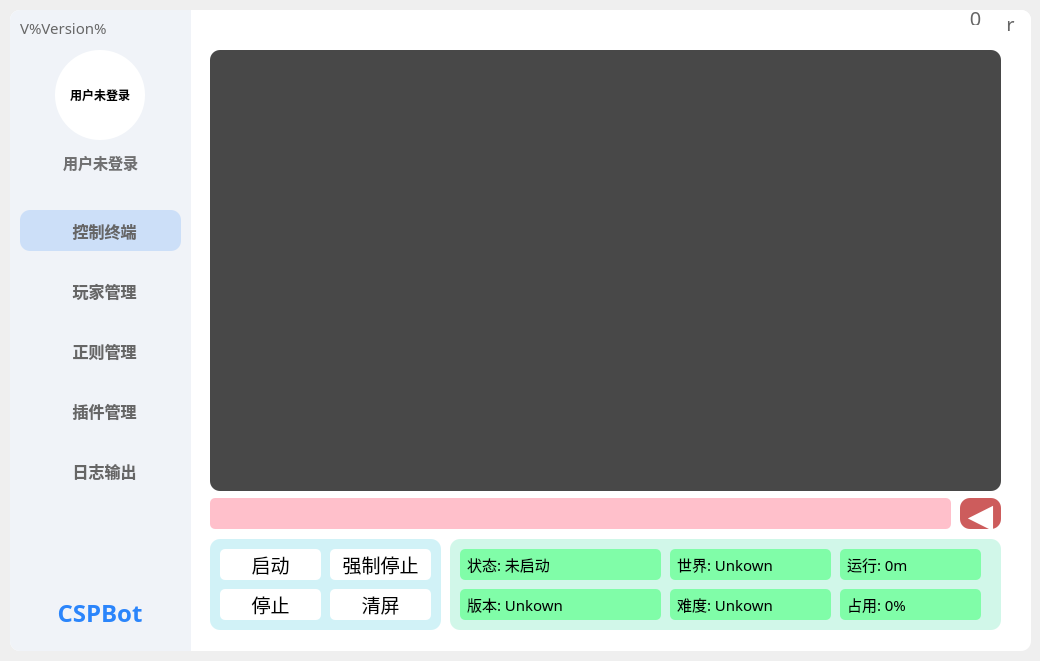
<?xml version="1.0" encoding="UTF-8"?>
<ui version="4.0">
 <class>Form</class>
 <widget class="QWidget" name="Form">
  <property name="geometry">
   <rect>
    <x>0</x>
    <y>0</y>
    <width>1040</width>
    <height>661</height>
   </rect>
  </property>
  <property name="windowTitle">
   <string>Form</string>
  </property>
  <widget class="QWidget" name="background" native="true">
   <property name="geometry">
    <rect>
     <x>10</x>
     <y>10</y>
     <width>1021</width>
     <height>641</height>
    </rect>
   </property>
   <property name="styleSheet">
    <string notr="true">background-color:white;
border-radius:10px</string>
   </property>
   <widget class="QWidget" name="option" native="true">
    <property name="geometry">
     <rect>
      <x>0</x>
      <y>0</y>
      <width>181</width>
      <height>641</height>
     </rect>
    </property>
    <property name="font">
     <font>
      <family>HarmonyOS Sans SC</family>
     </font>
    </property>
    <property name="styleSheet">
     <string notr="true">background-color:#f0f3f8;
border-top-left-radius:10px;
border-top-right-radius:0px;
border-bottom-right-radius:0px;
border-bottom-left-radius:10px;</string>
    </property>
    <widget class="QLabel" name="userImage">
     <property name="geometry">
      <rect>
       <x>45</x>
       <y>40</y>
       <width>90</width>
       <height>90</height>
      </rect>
     </property>
     <property name="font">
      <font>
       <family>HarmonyOS Sans SC</family>
       <weight>75</weight>
       <bold>true</bold>
      </font>
     </property>
     <property name="styleSheet">
      <string notr="true">background-color:white;
border-radius:45px</string>
     </property>
     <property name="text">
      <string>用户未登录</string>
     </property>
     <property name="alignment">
      <set>Qt::AlignCenter</set>
     </property>
    </widget>
    <widget class="QPushButton" name="mainPage">
     <property name="geometry">
      <rect>
       <x>10</x>
       <y>200</y>
       <width>161</width>
       <height>41</height>
      </rect>
     </property>
     <property name="font">
      <font>
       <family>HarmonyOS Sans SC</family>
       <pointsize>12</pointsize>
       <weight>75</weight>
       <bold>true</bold>
      </font>
     </property>
     <property name="styleSheet">
      <string notr="true">/*QPushButton{
	background-color:#f0f3f8;
	color:#666666;
	border-radius:10px;
	qproperty-iconSize: 32px 32px;
}

QPushButton:hover{
	background-color:#e0e6ee;
	border-radius:10px;
}*/;
background-color:#ccdff8;
color:#666666;
border-radius:10px;
qproperty-iconSize: 32px 32px;
</string>
     </property>
     <property name="text">
      <string>  控制终端</string>
     </property>
     <property name="icon">
      <iconset resource="cspbot20.qrc">
       <normaloff>:/icon/Images/主页.svg</normaloff>:/icon/Images/主页.svg</iconset>
     </property>
    </widget>
    <widget class="QLabel" name="user">
     <property name="geometry">
      <rect>
       <x>40</x>
       <y>137</y>
       <width>101</width>
       <height>31</height>
      </rect>
     </property>
     <property name="font">
      <font>
       <family>HarmonyOS Sans SC</family>
       <pointsize>11</pointsize>
       <weight>75</weight>
       <bold>true</bold>
      </font>
     </property>
     <property name="styleSheet">
      <string notr="true">color:#707071;</string>
     </property>
     <property name="text">
      <string>用户未登录</string>
     </property>
     <property name="alignment">
      <set>Qt::AlignCenter</set>
     </property>
    </widget>
    <widget class="QPushButton" name="playerPage">
     <property name="geometry">
      <rect>
       <x>10</x>
       <y>260</y>
       <width>161</width>
       <height>41</height>
      </rect>
     </property>
     <property name="font">
      <font>
       <family>HarmonyOS Sans SC</family>
       <pointsize>12</pointsize>
       <weight>75</weight>
       <bold>true</bold>
      </font>
     </property>
     <property name="styleSheet">
      <string notr="true">QPushButton{
	background-color:#f0f3f8;
	color:#666666;
	border-radius:10px;
	qproperty-iconSize: 32px 32px;
}

QPushButton:hover{
	background-color:#e0e6ee;
	border-radius:10px;
}
</string>
     </property>
     <property name="text">
      <string>  玩家管理</string>
     </property>
     <property name="icon">
      <iconset resource="cspbot20.qrc">
       <normaloff>:/icon/Images/用户管理.svg</normaloff>:/icon/Images/用户管理.svg</iconset>
     </property>
    </widget>
    <widget class="QPushButton" name="regularPage">
     <property name="geometry">
      <rect>
       <x>10</x>
       <y>320</y>
       <width>161</width>
       <height>41</height>
      </rect>
     </property>
     <property name="font">
      <font>
       <family>HarmonyOS Sans SC</family>
       <pointsize>12</pointsize>
       <weight>75</weight>
       <bold>true</bold>
      </font>
     </property>
     <property name="styleSheet">
      <string notr="true">QPushButton{
	background-color:#f0f3f8;
	color:#666666;
	border-radius:10px;
	qproperty-iconSize: 32px 32px;
}

QPushButton:hover{
	background-color:#e0e6ee;
	border-radius:10px;
}
</string>
     </property>
     <property name="text">
      <string>  正则管理</string>
     </property>
     <property name="icon">
      <iconset resource="cspbot20.qrc">
       <normaloff>:/icon/Images/正则式.svg</normaloff>:/icon/Images/正则式.svg</iconset>
     </property>
    </widget>
    <widget class="QPushButton" name="pluginPage">
     <property name="geometry">
      <rect>
       <x>10</x>
       <y>380</y>
       <width>161</width>
       <height>41</height>
      </rect>
     </property>
     <property name="font">
      <font>
       <family>HarmonyOS Sans SC</family>
       <pointsize>12</pointsize>
       <weight>75</weight>
       <bold>true</bold>
      </font>
     </property>
     <property name="styleSheet">
      <string notr="true">QPushButton{
	background-color:#f0f3f8;
	color:#666666;
	border-radius:10px;
	qproperty-iconSize: 32px 32px;
}

QPushButton:hover{
	background-color:#e0e6ee;
	border-radius:10px;
}
</string>
     </property>
     <property name="text">
      <string>  插件管理</string>
     </property>
     <property name="icon">
      <iconset resource="cspbot20.qrc">
       <normaloff>:/icon/Images/插件.svg</normaloff>:/icon/Images/插件.svg</iconset>
     </property>
    </widget>
    <widget class="QPushButton" name="logPage">
     <property name="geometry">
      <rect>
       <x>10</x>
       <y>440</y>
       <width>161</width>
       <height>41</height>
      </rect>
     </property>
     <property name="font">
      <font>
       <family>HarmonyOS Sans SC</family>
       <pointsize>12</pointsize>
       <weight>75</weight>
       <bold>true</bold>
      </font>
     </property>
     <property name="styleSheet">
      <string notr="true">QPushButton{
	background-color:#f0f3f8;
	color:#666666;
	border-radius:10px;
	qproperty-iconSize: 32px 32px;
}

QPushButton:hover{
	background-color:#e0e6ee;
	border-radius:10px;
}
</string>
     </property>
     <property name="text">
      <string>  日志输出</string>
     </property>
     <property name="icon">
      <iconset resource="cspbot20.qrc">
       <normaloff>:/icon/Images/文本.svg</normaloff>:/icon/Images/文本.svg</iconset>
     </property>
    </widget>
    <widget class="QPushButton" name="Icon">
     <property name="geometry">
      <rect>
       <x>10</x>
       <y>580</y>
       <width>160</width>
       <height>46</height>
      </rect>
     </property>
     <property name="font">
      <font>
       <family>HarmonyOS Sans SC</family>
       <pointsize>18</pointsize>
       <weight>75</weight>
       <bold>true</bold>
      </font>
     </property>
     <property name="cursor">
      <cursorShape>ArrowCursor</cursorShape>
     </property>
     <property name="styleSheet">
      <string notr="true">color:#2b85fb;
</string>
     </property>
     <property name="text">
      <string>CSPBot</string>
     </property>
     <property name="icon">
      <iconset resource="cspbot20.qrc">
       <normaloff>:/icon/Images/Main.svg</normaloff>:/icon/Images/Main.svg</iconset>
     </property>
     <property name="iconSize">
      <size>
       <width>55</width>
       <height>55</height>
      </size>
     </property>
    </widget>
    <widget class="QLabel" name="version">
     <property name="geometry">
      <rect>
       <x>10</x>
       <y>10</y>
       <width>91</width>
       <height>16</height>
      </rect>
     </property>
     <property name="font">
      <font>
       <family>HarmonyOS Sans SC</family>
       <pointsize>11</pointsize>
      </font>
     </property>
     <property name="styleSheet">
      <string notr="true">color:#666666;</string>
     </property>
     <property name="text">
      <string>V%Version%</string>
     </property>
    </widget>
   </widget>
   <widget class="QStackedWidget" name="main">
    <property name="geometry">
     <rect>
      <x>190</x>
      <y>30</y>
      <width>820</width>
      <height>600</height>
     </rect>
    </property>
    <property name="font">
     <font>
      <family>HarmonyOS Sans SC</family>
     </font>
    </property>
    <property name="currentIndex">
     <number>0</number>
    </property>
    <widget class="QWidget" name="Control">
     <widget class="QTextEdit" name="ServerLog">
      <property name="geometry">
       <rect>
        <x>10</x>
        <y>10</y>
        <width>791</width>
        <height>441</height>
       </rect>
      </property>
      <property name="font">
       <font>
        <family>HarmonyOS Sans SC</family>
        <pointsize>10</pointsize>
       </font>
      </property>
      <property name="styleSheet">
       <string notr="true">background-color:#484848;
color:white;</string>
      </property>
      <property name="verticalScrollBarPolicy">
       <enum>Qt::ScrollBarAsNeeded</enum>
      </property>
      <property name="readOnly">
       <bool>true</bool>
      </property>
     </widget>
     <widget class="QWidget" name="controlWidget" native="true">
      <property name="geometry">
       <rect>
        <x>10</x>
        <y>499</y>
        <width>231</width>
        <height>91</height>
       </rect>
      </property>
      <property name="styleSheet">
       <string notr="true">border-radius:10px;
background-color:#D1F2F7;</string>
      </property>
      <widget class="QPushButton" name="start">
       <property name="geometry">
        <rect>
         <x>10</x>
         <y>10</y>
         <width>101</width>
         <height>31</height>
        </rect>
       </property>
       <property name="font">
        <font>
         <family>HarmonyOS Sans SC</family>
         <pointsize>14</pointsize>
        </font>
       </property>
       <property name="styleSheet">
        <string notr="true">background-color:white;
border-radius:5px;</string>
       </property>
       <property name="text">
        <string>启动</string>
       </property>
      </widget>
      <widget class="QPushButton" name="stop">
       <property name="geometry">
        <rect>
         <x>10</x>
         <y>50</y>
         <width>101</width>
         <height>31</height>
        </rect>
       </property>
       <property name="font">
        <font>
         <family>HarmonyOS Sans SC</family>
         <pointsize>14</pointsize>
        </font>
       </property>
       <property name="styleSheet">
        <string notr="true">background-color:white;
border-radius:5px;</string>
       </property>
       <property name="text">
        <string>停止</string>
       </property>
      </widget>
      <widget class="QPushButton" name="forceStop">
       <property name="geometry">
        <rect>
         <x>120</x>
         <y>10</y>
         <width>101</width>
         <height>31</height>
        </rect>
       </property>
       <property name="font">
        <font>
         <family>HarmonyOS Sans SC</family>
         <pointsize>14</pointsize>
        </font>
       </property>
       <property name="styleSheet">
        <string notr="true">background-color:white;
border-radius:5px;</string>
       </property>
       <property name="text">
        <string>强制停止</string>
       </property>
      </widget>
      <widget class="QPushButton" name="clear">
       <property name="geometry">
        <rect>
         <x>120</x>
         <y>50</y>
         <width>101</width>
         <height>31</height>
        </rect>
       </property>
       <property name="font">
        <font>
         <family>HarmonyOS Sans SC</family>
         <pointsize>14</pointsize>
        </font>
       </property>
       <property name="styleSheet">
        <string notr="true">background-color:white;
border-radius:5px;</string>
       </property>
       <property name="text">
        <string>清屏</string>
       </property>
      </widget>
     </widget>
     <widget class="QWidget" name="statusWidget" native="true">
      <property name="geometry">
       <rect>
        <x>250</x>
        <y>499</y>
        <width>551</width>
        <height>91</height>
       </rect>
      </property>
      <property name="styleSheet">
       <string notr="true">border-radius:10px;
background-color:#D1F7E9;</string>
      </property>
      <widget class="QLabel" name="ServerStatus">
       <property name="geometry">
        <rect>
         <x>10</x>
         <y>10</y>
         <width>201</width>
         <height>31</height>
        </rect>
       </property>
       <property name="font">
        <font>
         <family>HarmonyOS Sans SC</family>
         <pointsize>11</pointsize>
        </font>
       </property>
       <property name="styleSheet">
        <string notr="true">background-color:#80FDA8;
border-radius:5px;
padding-left:3px;</string>
       </property>
       <property name="text">
        <string>状态: 未启动</string>
       </property>
      </widget>
      <widget class="QLabel" name="ServerVersion">
       <property name="geometry">
        <rect>
         <x>10</x>
         <y>50</y>
         <width>201</width>
         <height>31</height>
        </rect>
       </property>
       <property name="font">
        <font>
         <family>HarmonyOS Sans SC</family>
         <pointsize>11</pointsize>
        </font>
       </property>
       <property name="styleSheet">
        <string notr="true">background-color:#80FDA8;
border-radius:5px;
padding-left:3px;</string>
       </property>
       <property name="text">
        <string>版本: Unkown</string>
       </property>
      </widget>
      <widget class="QLabel" name="ServerDifficult">
       <property name="geometry">
        <rect>
         <x>220</x>
         <y>50</y>
         <width>161</width>
         <height>31</height>
        </rect>
       </property>
       <property name="font">
        <font>
         <family>HarmonyOS Sans SC</family>
         <pointsize>11</pointsize>
        </font>
       </property>
       <property name="styleSheet">
        <string notr="true">background-color:#80FDA8;
border-radius:5px;
padding-left:3px;</string>
       </property>
       <property name="text">
        <string>难度: Unkown</string>
       </property>
      </widget>
      <widget class="QLabel" name="ServerWorld">
       <property name="geometry">
        <rect>
         <x>220</x>
         <y>10</y>
         <width>161</width>
         <height>31</height>
        </rect>
       </property>
       <property name="font">
        <font>
         <family>HarmonyOS Sans SC</family>
         <pointsize>11</pointsize>
        </font>
       </property>
       <property name="styleSheet">
        <string notr="true">background-color:#80FDA8;
border-radius:5px;
padding-left:3px;</string>
       </property>
       <property name="text">
        <string>世界: Unkown</string>
       </property>
      </widget>
      <widget class="QLabel" name="ServerRanTime">
       <property name="geometry">
        <rect>
         <x>390</x>
         <y>10</y>
         <width>141</width>
         <height>31</height>
        </rect>
       </property>
       <property name="font">
        <font>
         <family>HarmonyOS Sans SC</family>
         <pointsize>11</pointsize>
        </font>
       </property>
       <property name="styleSheet">
        <string notr="true">background-color:#80FDA8;
border-radius:5px;
padding-left:3px;</string>
       </property>
       <property name="text">
        <string>运行: 0m</string>
       </property>
      </widget>
      <widget class="QLabel" name="ServerUsed">
       <property name="geometry">
        <rect>
         <x>390</x>
         <y>50</y>
         <width>141</width>
         <height>31</height>
        </rect>
       </property>
       <property name="font">
        <font>
         <family>HarmonyOS Sans SC</family>
         <pointsize>11</pointsize>
        </font>
       </property>
       <property name="styleSheet">
        <string notr="true">background-color:#80FDA8;
border-radius:5px;
padding-left:3px;</string>
       </property>
       <property name="text">
        <string>占用: 0%</string>
       </property>
      </widget>
      <widget class="QPushButton" name="ServerCmd">
       <property name="geometry">
        <rect>
         <x>10</x>
         <y>20</y>
         <width>75</width>
         <height>23</height>
        </rect>
       </property>
       <property name="text">
        <string>PushButton</string>
       </property>
      </widget>
      <zorder>ServerCmd</zorder>
      <zorder>ServerStatus</zorder>
      <zorder>ServerVersion</zorder>
      <zorder>ServerDifficult</zorder>
      <zorder>ServerWorld</zorder>
      <zorder>ServerRanTime</zorder>
      <zorder>ServerUsed</zorder>
     </widget>
     <widget class="QLineEdit" name="inputCmd">
      <property name="geometry">
       <rect>
        <x>10</x>
        <y>458</y>
        <width>741</width>
        <height>31</height>
       </rect>
      </property>
      <property name="font">
       <font>
        <family>HarmonyOS Sans SC</family>
        <pointsize>12</pointsize>
       </font>
      </property>
      <property name="styleSheet">
       <string notr="true">background-color:#FFC0CB;
border-radius:5px;
padding-left:10px;</string>
      </property>
     </widget>
     <widget class="QPushButton" name="runCmd">
      <property name="geometry">
       <rect>
        <x>760</x>
        <y>458</y>
        <width>41</width>
        <height>31</height>
       </rect>
      </property>
      <property name="font">
       <font>
        <family>HarmonyOS Sans SC</family>
        <pointsize>25</pointsize>
        <weight>50</weight>
        <bold>false</bold>
       </font>
      </property>
      <property name="styleSheet">
       <string notr="true">background-color:#CD5C5C;
border-radius:10px;
color:white;</string>
      </property>
      <property name="text">
       <string>◀</string>
      </property>
     </widget>
    </widget>
    <widget class="QWidget" name="Player">
     <widget class="QTableView" name="playerAdmin">
      <property name="geometry">
       <rect>
        <x>10</x>
        <y>5</y>
        <width>791</width>
        <height>541</height>
       </rect>
      </property>
      <property name="font">
       <font>
        <family>HarmonyOS Sans SC</family>
        <pointsize>11</pointsize>
       </font>
      </property>
      <property name="styleSheet">
       <string notr="true">QTableView QTableCornerButton::section {
    color: white;
    background-color: rgb(64, 64, 64);
    border: 0px;
    border-radius:10px;
    border-color: rgb(64, 64, 64);
 }

 QTableView {
    color: black;
    gridline-color: black;
    background-color: rgb(255, 255, 255);
	alternate-background-color: rgb(233, 248, 254);
    selection-color: black;
    selection-background-color: #ccdff8;
    border-radius: 10px;
    padding: 4px 4px;	
}

QHeaderView {
    color: white;
    background-color: rgba(255, 170,0,90);
    border-radius:10px 10px 0 0;
    min-height:40px;
}

QHeaderView::section {
    color: white;
    background-color: rgba(255, 170, 0,90);;
    border-radius:10px;
} </string>
      </property>
     </widget>
    </widget>
    <widget class="QWidget" name="Regular">
     <widget class="QTableView" name="regularAdmin">
      <property name="geometry">
       <rect>
        <x>10</x>
        <y>5</y>
        <width>791</width>
        <height>531</height>
       </rect>
      </property>
      <property name="font">
       <font>
        <family>HarmonyOS Sans SC</family>
        <pointsize>11</pointsize>
       </font>
      </property>
      <property name="styleSheet">
       <string notr="true">QTableView QTableCornerButton::section {
    color: white;
    background-color: rgb(64, 64, 64);
    border: 0px;
    border-radius:10px;
    border-color: rgb(64, 64, 64);
 }

 QTableView {
    color: black;
    gridline-color: black;
    background-color: rgb(255, 255, 255);
	alternate-background-color: rgb(233, 248, 254);
    selection-color: black;
    selection-background-color: #ccdff8;
    border-radius: 10px;
    padding: 4px 4px;	
}

QHeaderView {
    color: white;
    background-color: rgba(255, 170,0,90);
    border-radius:10px 10px 0 0;
    min-height:40px;
}

QHeaderView::section {
    color: white;
    background-color: rgba(255, 170, 0,90);;
    border-radius:10px;
} </string>
      </property>
     </widget>
     <widget class="QPushButton" name="regularNew">
      <property name="geometry">
       <rect>
        <x>20</x>
        <y>555</y>
        <width>91</width>
        <height>31</height>
       </rect>
      </property>
      <property name="font">
       <font>
        <family>HarmonyOS Sans SC</family>
        <pointsize>14</pointsize>
       </font>
      </property>
      <property name="styleSheet">
       <string notr="true">background-color:white;
border-radius:5px;</string>
      </property>
      <property name="text">
       <string>新建</string>
      </property>
     </widget>
     <widget class="QWidget" name="regularWidget" native="true">
      <property name="geometry">
       <rect>
        <x>10</x>
        <y>550</y>
        <width>791</width>
        <height>41</height>
       </rect>
      </property>
      <property name="styleSheet">
       <string notr="true">border-radius:10px;
background-color:#D1F7E9;</string>
      </property>
     </widget>
     <zorder>regularWidget</zorder>
     <zorder>regularAdmin</zorder>
     <zorder>regularNew</zorder>
    </widget>
    <widget class="QWidget" name="Plugin">
     <widget class="QTableView" name="pluginAdmin">
      <property name="geometry">
       <rect>
        <x>10</x>
        <y>5</y>
        <width>791</width>
        <height>581</height>
       </rect>
      </property>
      <property name="font">
       <font>
        <family>HarmonyOS Sans SC</family>
        <pointsize>11</pointsize>
       </font>
      </property>
      <property name="styleSheet">
       <string notr="true">QTableView QTableCornerButton::section {
    color: white;
    background-color: rgb(64, 64, 64);
    border: 0px;
    border-radius:10px;
    border-color: rgb(64, 64, 64);
 }

 QTableView {
    color: black;
    gridline-color: black;
    background-color: rgb(255, 255, 255);
	alternate-background-color: rgb(233, 248, 254);
    selection-color: black;
    selection-background-color: #ccdff8;
    border-radius: 10px;
    padding: 4px 4px;	
}

QHeaderView {
    color: white;
    background-color: rgba(255, 170,0,90);
    border-radius:10px 10px 0 0;
    min-height:40px;
}

QHeaderView::section {
    color: white;
    background-color: rgba(255, 170, 0,90);;
    border-radius:10px;
} </string>
      </property>
     </widget>
    </widget>
    <widget class="QWidget" name="BotLog">
     <widget class="QTextEdit" name="botconsole">
      <property name="geometry">
       <rect>
        <x>0</x>
        <y>10</y>
        <width>811</width>
        <height>511</height>
       </rect>
      </property>
      <property name="font">
       <font>
        <family>HarmonyOS Sans SC</family>
        <pointsize>11</pointsize>
       </font>
      </property>
      <property name="styleSheet">
       <string notr="true">background-color:#484848;
color:white;</string>
      </property>
     </widget>
     <widget class="QWidget" name="consoleWidget" native="true">
      <property name="geometry">
       <rect>
        <x>5</x>
        <y>530</y>
        <width>251</width>
        <height>61</height>
       </rect>
      </property>
      <property name="styleSheet">
       <string notr="true">border-radius:10px;
background-color:#D1F2F7;</string>
      </property>
      <widget class="QPushButton" name="consoleSave">
       <property name="geometry">
        <rect>
         <x>15</x>
         <y>15</y>
         <width>101</width>
         <height>31</height>
        </rect>
       </property>
       <property name="font">
        <font>
         <family>HarmonyOS Sans SC</family>
         <pointsize>14</pointsize>
        </font>
       </property>
       <property name="styleSheet">
        <string notr="true">background-color:white;
border-radius:5px;</string>
       </property>
       <property name="text">
        <string>保存日志</string>
       </property>
      </widget>
      <widget class="QPushButton" name="consoleClear">
       <property name="geometry">
        <rect>
         <x>130</x>
         <y>15</y>
         <width>101</width>
         <height>31</height>
        </rect>
       </property>
       <property name="font">
        <font>
         <family>HarmonyOS Sans SC</family>
         <pointsize>14</pointsize>
        </font>
       </property>
       <property name="styleSheet">
        <string notr="true">background-color:white;
border-radius:5px;</string>
       </property>
       <property name="text">
        <string>清空日志</string>
       </property>
      </widget>
     </widget>
     <widget class="QWidget" name="websocketWidget" native="true">
      <property name="geometry">
       <rect>
        <x>260</x>
        <y>530</y>
        <width>551</width>
        <height>61</height>
       </rect>
      </property>
      <property name="styleSheet">
       <string notr="true">border-radius:10px;
background-color:#D1F7E9;</string>
      </property>
      <widget class="QPushButton" name="disConnect">
       <property name="geometry">
        <rect>
         <x>10</x>
         <y>15</y>
         <width>91</width>
         <height>31</height>
        </rect>
       </property>
       <property name="font">
        <font>
         <family>HarmonyOS Sans SC</family>
         <pointsize>14</pointsize>
        </font>
       </property>
       <property name="styleSheet">
        <string notr="true">background-color:white;
border-radius:5px;</string>
       </property>
       <property name="text">
        <string>断开链接</string>
       </property>
      </widget>
      <widget class="QPushButton" name="connect">
       <property name="geometry">
        <rect>
         <x>105</x>
         <y>15</y>
         <width>91</width>
         <height>31</height>
        </rect>
       </property>
       <property name="font">
        <font>
         <family>HarmonyOS Sans SC</family>
         <pointsize>14</pointsize>
        </font>
       </property>
       <property name="styleSheet">
        <string notr="true">background-color:white;
border-radius:5px;</string>
       </property>
       <property name="text">
        <string>建立链接</string>
       </property>
      </widget>
      <widget class="QLabel" name="websocketStatus">
       <property name="geometry">
        <rect>
         <x>200</x>
         <y>15</y>
         <width>101</width>
         <height>31</height>
        </rect>
       </property>
       <property name="font">
        <font>
         <family>HarmonyOS Sans SC</family>
         <pointsize>11</pointsize>
        </font>
       </property>
       <property name="styleSheet">
        <string notr="true">background-color:#80FDA8;
border-radius:5px;
padding-left:3px;</string>
       </property>
       <property name="text">
        <string>状态: 未连接</string>
       </property>
      </widget>
      <widget class="QLabel" name="websocketMsg">
       <property name="geometry">
        <rect>
         <x>305</x>
         <y>15</y>
         <width>120</width>
         <height>31</height>
        </rect>
       </property>
       <property name="font">
        <font>
         <family>HarmonyOS Sans SC</family>
         <pointsize>11</pointsize>
        </font>
       </property>
       <property name="styleSheet">
        <string notr="true">background-color:#80FDA8;
border-radius:5px;
padding-left:3px;</string>
       </property>
       <property name="text">
        <string>消息:0发;0收</string>
       </property>
      </widget>
      <widget class="QLabel" name="websocketConnectedTime">
       <property name="geometry">
        <rect>
         <x>430</x>
         <y>15</y>
         <width>111</width>
         <height>31</height>
        </rect>
       </property>
       <property name="font">
        <font>
         <family>HarmonyOS Sans SC</family>
         <pointsize>11</pointsize>
        </font>
       </property>
       <property name="styleSheet">
        <string notr="true">background-color:#80FDA8;
border-radius:5px;
padding-left:3px;</string>
       </property>
       <property name="text">
        <string>连接时间:0m</string>
       </property>
      </widget>
     </widget>
    </widget>
   </widget>
   <widget class="QPushButton" name="min">
    <property name="geometry">
     <rect>
      <x>945</x>
      <y>-6</y>
      <width>41</width>
      <height>21</height>
     </rect>
    </property>
    <property name="font">
     <font>
      <family>Webdings</family>
      <pointsize>-1</pointsize>
     </font>
    </property>
    <property name="styleSheet">
     <string notr="true">QPushButton
{
	font-family:&quot;Webdings&quot;;
	text-align:top;
	border:none;
	font-size:20px;
	color:#666666;
}
QPushButton:hover{
	color:#3681ff
}

</string>
    </property>
    <property name="text">
     <string>0</string>
    </property>
   </widget>
   <widget class="QPushButton" name="close">
    <property name="geometry">
     <rect>
      <x>980</x>
      <y>0</y>
      <width>41</width>
      <height>21</height>
     </rect>
    </property>
    <property name="font">
     <font>
      <family>Webdings</family>
      <pointsize>-1</pointsize>
     </font>
    </property>
    <property name="styleSheet">
     <string notr="true">QPushButton
{
	font-family:&quot;Webdings&quot;;
	text-align:top;
	border:none;
	font-size:20px;
	color:#666666;
}
QPushButton:hover{
	color:#3681ff
}

</string>
    </property>
    <property name="text">
     <string>r</string>
    </property>
   </widget>
  </widget>
 </widget>
 <resources>
  <include location="cspbot20.qrc"/>
 </resources>
 <connections/>
</ui>
